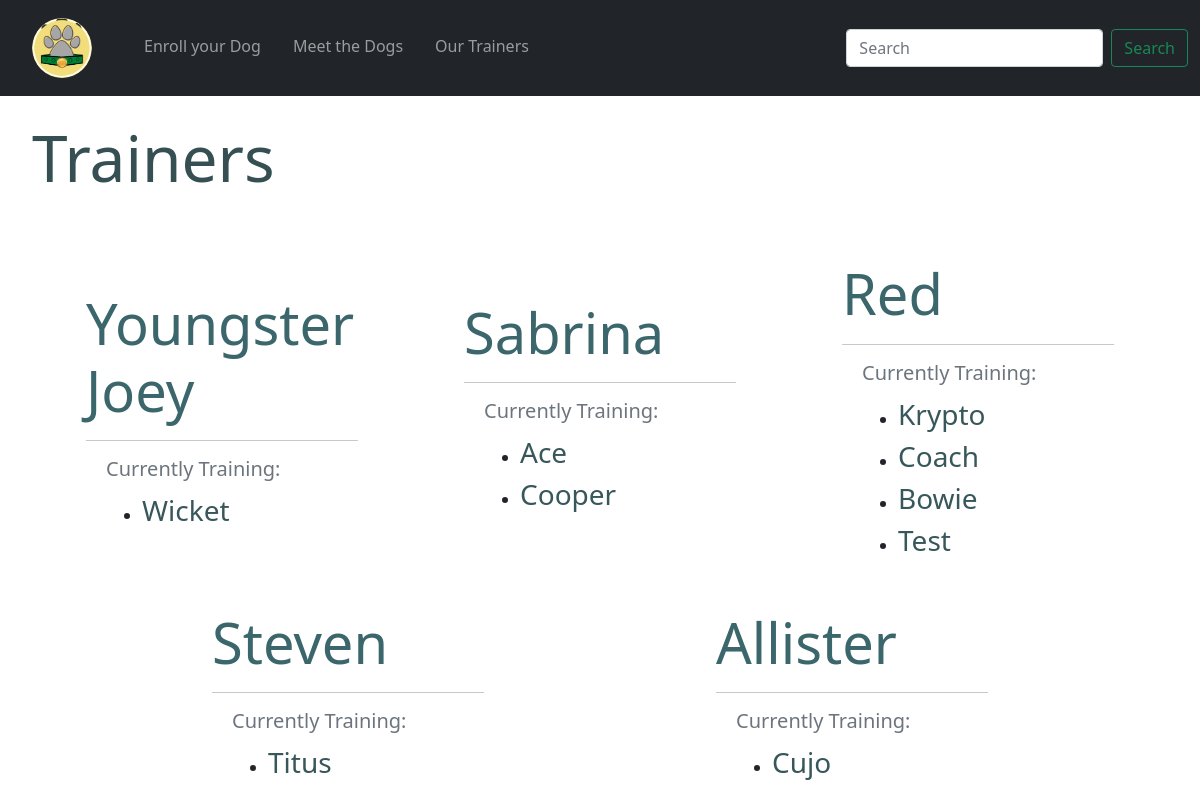
Before: /trainer_list with the older database file.
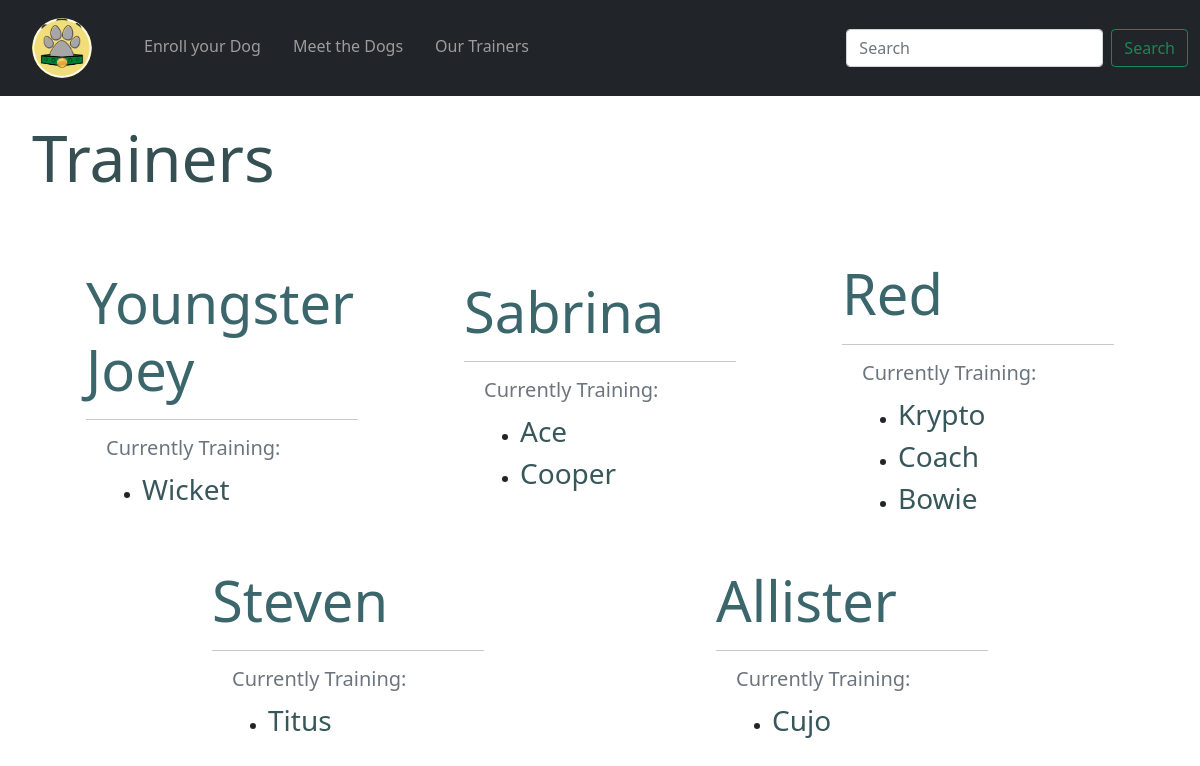
After: the same page with the newer database file.
### tables this page shows
CREATE TABLE "dogs" (
	"id"	INTEGER NOT NULL UNIQUE,
	"name"	TEXT NOT NULL,
	"breed"	TEXT,
	"age"	INTEGER,
	"owner"	NUMERIC NOT NULL,
	"treats"	BLOB,
	"trainer"	BLOB,
	"pic"	TEXT,
	"tricks"	TEXT,
	"medical"	TEXT,
	PRIMARY KEY("id" AUTOINCREMENT)
);

### app.py (the view)
@app.route('/trainer_list')
def trainer_list():
    dogs = order_by_trainer()
    return render_template('list_trainers.html', dogs=dogs, trainers=employed_trainers)

### dog_data.py (called while the page is built)
def connect_db(path):
    conn = sqlite3.connect(path)
    conn.row_factory = sqlite3.Row
    return (conn, conn.cursor())

def order_by_trainer():
    conn, cur = connect_db(db_path)
    query = 'SELECT * FROM dogs ORDER BY trainer'
    result = cur.execute(query).fetchall()
    conn.close()
    return result

### templates/list_trainers.html (shortened to what this page needs)
{% extends 'base.html' %}
{% block content %}
<h1 class="display-3 fw-normal m-4">Trainers</h1>
<div class="container-fluid">
    <br>
    <div class="row trainer-list-main">
    {% for trainer in trainers%}
            <div class="col-md-3 col-l-4 m-3 trainer-div">
                <h3><a href="{{ url_for('trainer_profile', trainer=trainer) }}" class="display-4 trainer-h">{{ trainer }}</a></h3>
                <hr>
                <div>
                    <h6 class="lead text-muted fw-normal">Currently Training:</h6>
                    <ul>
                    {% for dog in dogs %}
                        {% if dog.trainer == trainer %}
                            <li class="trainer-dog-list"><a href="{{ url_for('dog_profile', dog_id=dog.id) }}" class="trainer-dog-link">{{ dog.name }}</a></li>
                        {% endif %}
                    {% endfor %}
                    </ul>
                </div>
            </div>
    {% endfor %}
    </div>
</div>
{% endblock %}

Changed rows visible on the page:
removed dogs: name "Test", shown under "Red"
